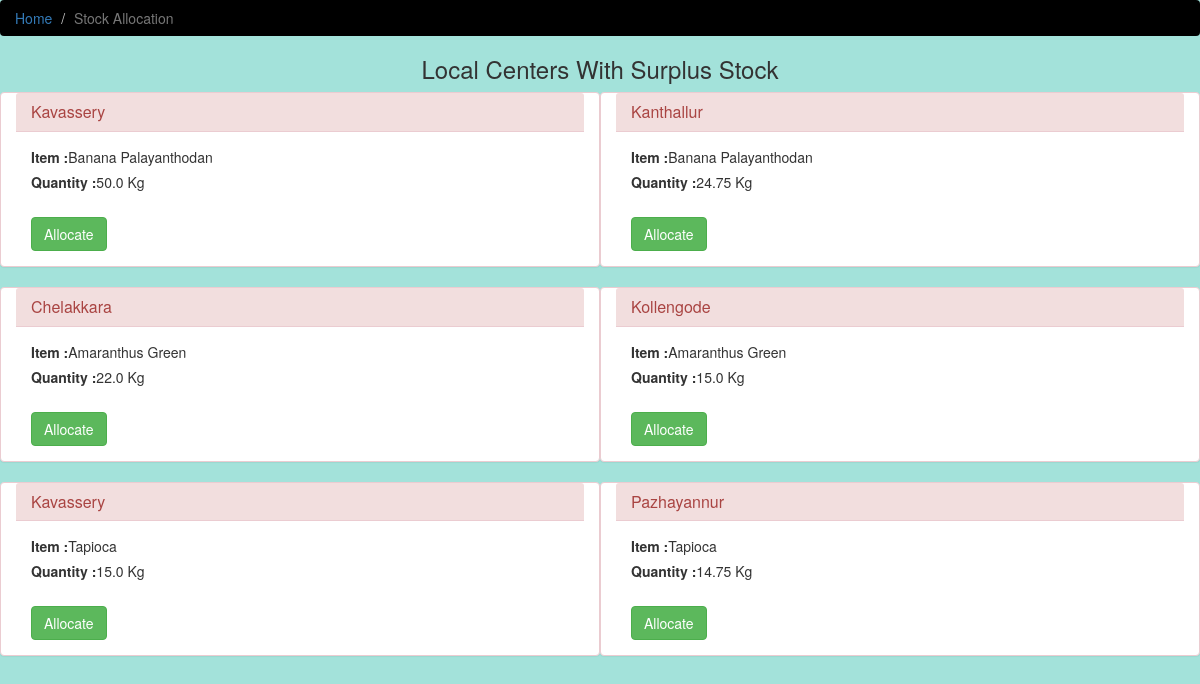
Page /state/transport (signed in) on the earlier database version.
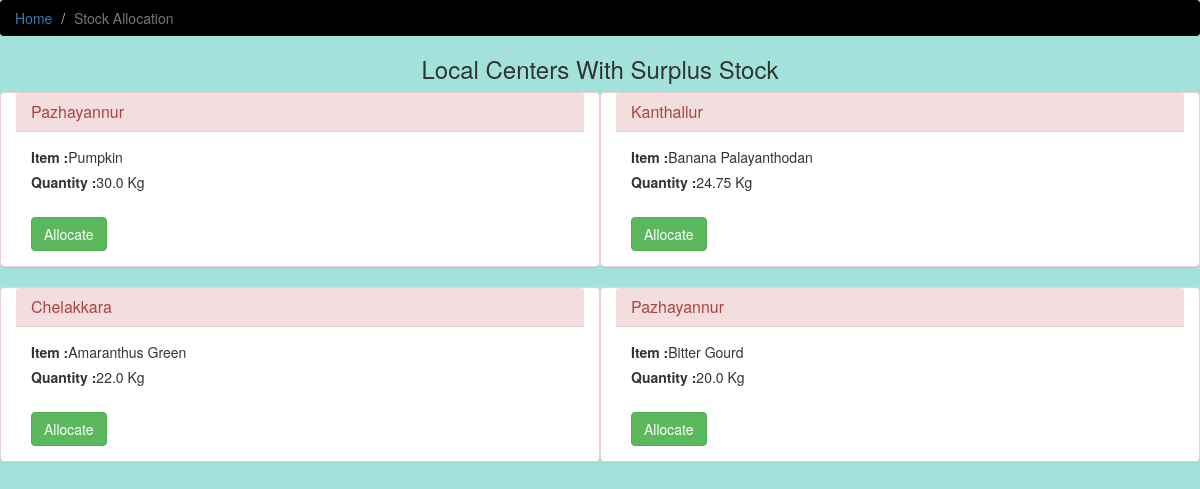
Same page on the later database version.
### home/models.py (models this page shows, shortened)
class Stock(models.Model) :
    L_id = models.ForeignKey(Local, on_delete=models.CASCADE)
    Item_id = models.ForeignKey(Price, on_delete=models.CASCADE)
    Quantity = models.FloatField()
    WaitForAllocation = models.CharField(max_length=1 , default="0")

class Local(models.Model):
    L_id = models.CharField(max_length = 10, primary_key = True)
    L_Name = models.CharField(max_length = 20)
    D_id = models.ForeignKey(District, on_delete=models.CASCADE)
    C_Date = models.DateTimeField(auto_now = False , auto_now_add = True)
    def __str__ (self):
        return self.L_Name

class Price(models.Model):
    Item_id = models.CharField(max_length=10)
    Item_Name = models.CharField(max_length = 50)
    D_id = models.ForeignKey(District, on_delete=models.CASCADE)
    Buy_Price = models.IntegerField()
    Sell_Price = models.IntegerField()
    def __str__ (self):
        return self.Item_Name

### state/views.py (the view, shortened to what this page needs)
def transport(request):
    if request.user.is_authenticated :
        localCentersSrc = Stock.objects.filter(Quantity__gt = 10.0 , WaitForAllocation = 0).order_by('-Quantity')
        return render(request , 'state/transport.html' , {'localCenters' : localCentersSrc} )

### templates/state/transport.html (shortened to what this page needs)
<!DOCTYPE html>
{% load static %}
<html lang="en">
<head>
    <link href="{% static 'css/bootstrap.min.css' %}" rel="stylesheet">
	<link href="{% static 'css/basic.css' %}" rel="stylesheet">
</head>
<body>
<ol class="breadcrumb">
		<li><a href="/state">Home</a></li>
		<li class="active">Stock Allocation</li>
		</ol>
<center><h3>Local Centers With Surplus Stock </h3></center>
{% for localCenter in localCenters %}
			<form action="" method="post">
			<div class="panel panel-danger col-sm-6">
			<div class="panel-heading">
    <h3 class="panel-title">{{localCenter.L_id}}</h3>
  </div>
				<div class="panel-body">
                <label>Item : </label>{{localCenter.Item_id}}<br>
                <label>Quantity : </label>{{localCenter.Quantity}} Kg<br>
				<br><button type="submit" class="btn btn-success">Allocate</button>
				</div>
			</div>
			</form>
        {% endfor %}
</body>
</html>

Differences in the rows shown:
no longer on this page (row edited): Stock: L_id "Kavassery", Item_id "Banana Palayanthodan", Quantity "50.0"
no longer on this page (row edited): Stock: L_id "Kollengode", Item_id "Amaranthus Green", Quantity "15.0"
no longer on this page (row edited): Stock: L_id "Kavassery", Item_id "Tapioca", Quantity "15.0"
no longer on this page (row edited): Stock: L_id "Pazhayannur", Item_id "Tapioca", Quantity "14.75"
now on this page (row edited): Stock: L_id "Pazhayannur", Item_id "Pumpkin", Quantity "30.0"
now on this page (row edited): Stock: L_id "Pazhayannur", Item_id "Bitter Gourd", Quantity "20.0"
